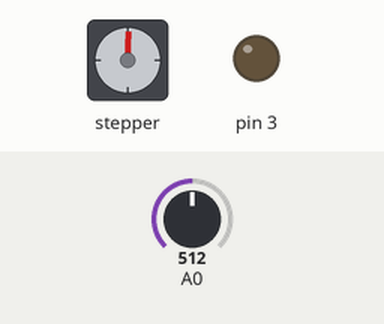
Bench run of a sketch on a simulated Arduino Uno, built with avr-gcc and run on an emulated ATmega328P. Parts: stepper motor, output pins drawn as LEDs (lit = HIGH). Inputs (shaded band) come from the test bench; at power-on: A0 = 512. Stepper angles assume 100 steps per turn.

Above: at 0.15 s.
At 2.57 s:
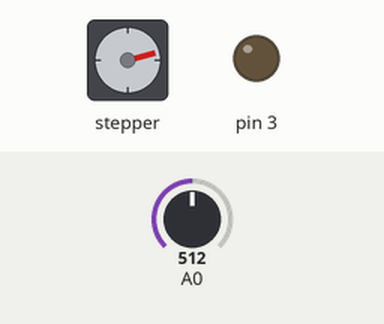
At 5.29 s:
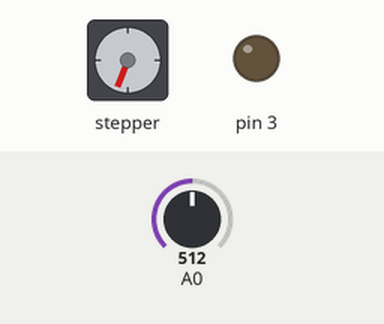
At 10.4 s:
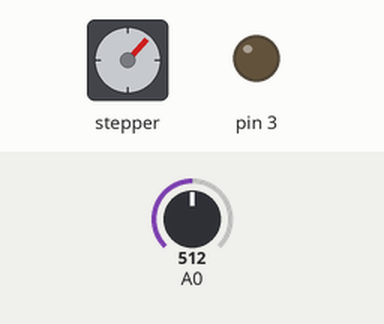
Timing chart, 0 to 11.9 s (numbered marks = the images above):
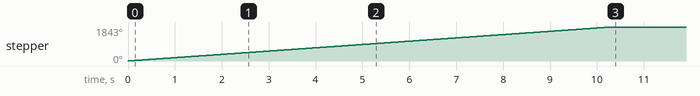

Measured:
- by itself, stepper: turns 1843° clockwise in 10.3 s

The sketch:

Autonomous-Parafoil.ino
```cpp
#include <PID_v1.h>
#include <Stepper.h>

#define STEPS 100

int previous = 0;
Stepper stepper(STEPS, 8, 9, 10, 11);

double Setpoint, Input, Output;
PID myPID(&Input, &Output, &Setpoint, 2, 5, 1, DIRECT);

void setup() {
  stepper.setSpeed(30);
  Input = analogRead(0);
  Setpoint = 100; // customize to compass reading?
  myPID.SetMode(AUTOMATIC);
}

// change stepper control parameters
void loop() {
  int val = analogRead(0);
  stepper.step(val - previous);
  previous = val;

  Input = analogRead(0);
  myPID.Compute();
  analogWrite(3, Output);
}
```
